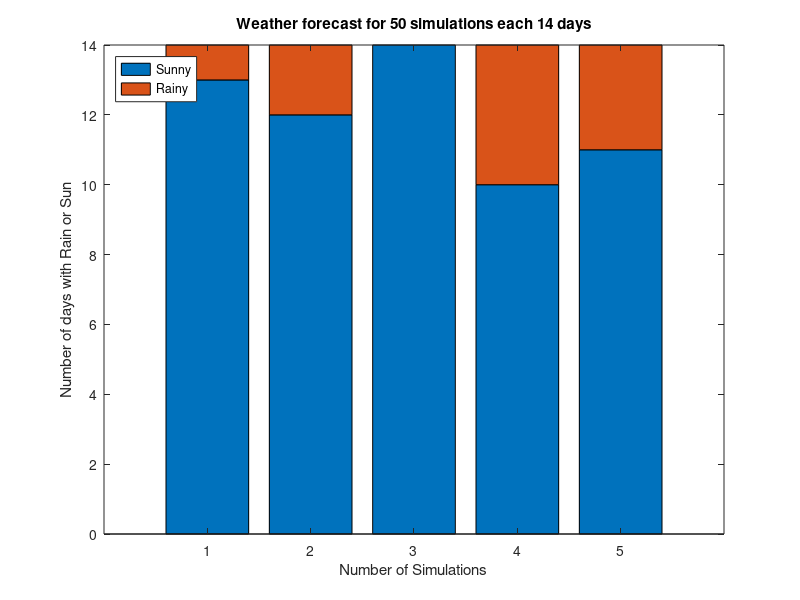
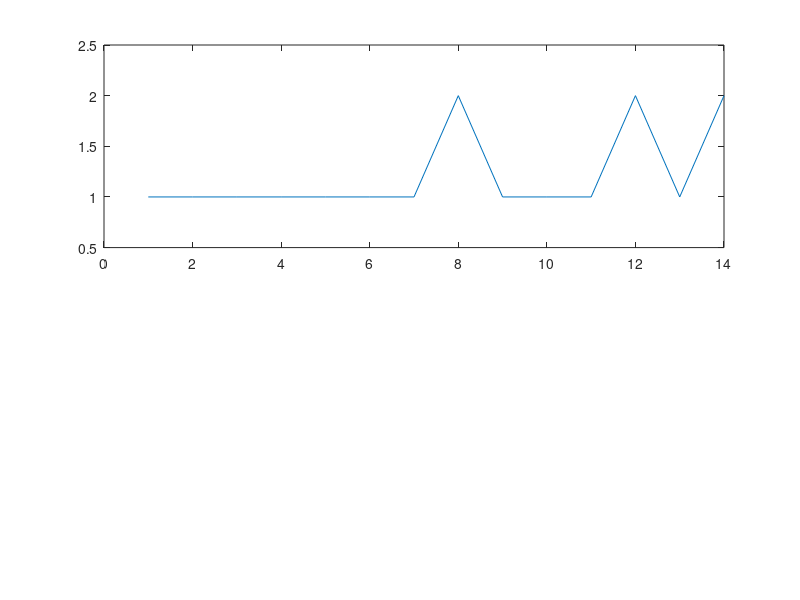

Source code (MATLAB) for these figures, in order: (Note: this script raises an error after producing the figures.)
%Forecast of weather simulation 



states = {'sunny', 'rainy'};
% possible staes the weather can be in, defined here
transition_names= {'susu','sura';'rara','rasu'};
%from one discrete iteration to the next there are transtiotions from
%example sunny to rainy etc.
tm = [0.9, 0.1; 0.5,0.5];
%matrix that determines the probabilities of the transitions listed above

days= 14;
%total days of which forecast is being made 
sims= 5;
%number of simulations of 14-day forecasts 

obs= zeros(1,days);
% preallocate the output array for observations 
obs(1) = 1
%start with a observation of either sunny or rainy (labelled 1 and 2
%respectively for simplicity 


matrix_counts =zeros(sims,2);   
% preallocate the output array for counts 
irow=0; 
%row counter 
       
for i=1:sims 
    %iterate for a certain number of simulations 
      for t=2:days
          %iterate for a number of days 
 distribution = tm(obs(t-1),:)
 %use transition matrix to find the next observation 
 cumulativedistribution= cumsum(distribution)
 r=rand()
 obs(t) = find(cumulativedistribution>r,1)
%construct 1X14 vector containing the observations over the days  

 binc = [1:2];
%define integer bin values
 counts = hist(obs,binc)
%count frequency of 1 and 2 (sunny and rainy) in observations
       end 

  irow=irow+1;            
  % increment counter
  matrix_counts(irow,:) = counts
  %forms a matrix with all the frequencies per 14-days 
end
    

figure (1)

h = bar(matrix_counts,'stacked')
labels = {'Rainy','Sunny'};
[~, h2] = legend(fliplr(labels),'Location','NorthWest');
xlabel('Number of Simulations')
ylabel('Number of days with Rain or Sun')
title('Weather forecast for 50 simulations each 14 days')
%plot 


 figure(2)
subplot(2,1,1)
plot(obs(1:days))          
xlim([0 days])
ylim([0.5 2.5])
ax = gca
ax.YTick = [1,2]
ax.YTickLabel = {'sunny', 'rainy'}

xlabel('Day')
ylabel('Weather')
title('Weather forecast for 14 days')
%plot 

 
 sun = matrix_counts(:,1)
%vector element of sunny days count
rainy= matrix_counts(:,2)
%vector element of rainy days count

cumulative_frequency_sun= sum(sun)
%sum all days that are sunny
cumulative_frequency_rain= sum(rainy)
%sum all days that are rainy
 
average_frequency_sun= cumulative_frequency_sun/sims
%average days that are sunny in 14 days 
average_frequency_rain= cumulative_frequency_rain/sims
%average days that are rainy in 14 days 
 
Average_Sunny_Days= round(average_frequency_sun)
Average_Rainy_Days= round(average_frequency_rain)
%round to integer numbers 

table(Average_Sunny_Days,Average_Rainy_Days)

%with this transition matrix tm = [0.4, 0.6; 0.3,0.7];
%average sunny days: 6 
%average rainy days: 8
%there is a considerable change in the number of rainy and sunny days, the
%larger relative change in probabilities the larger change in average days
%sunny and rainy 




  